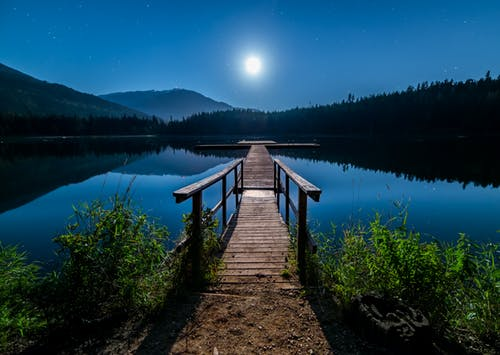
#> input picture pic_python.jpeg, 500 x 355 px
$ python Program1.py
#> lines starting #> are read from the running program, lines starting #| are printed output that depends on the picture
from PIL import Image

img = Image.open('pic_python.jpeg')
#> img is the input picture: PIL image 500x355 RGB; mean R, G, B 27.3, 64.6, 82.7
print(img)
#| <PIL.JpegImagePlugin.JpegImageFile image mode=RGB size=500x355 at 0x7FECA24865D0>

width,height = img.size
#> width = 500; height = 355
print(width,height)
#| 500 355
print(img.format)
#| JPEG
print(img.info)
#> (printed output is left out)
print(img.width)
#| 500
print(img.height)
#| 355
print(img.mode)
#| RGB

img.save("original_img.jpeg")

rotated_img = img.rotate(90)
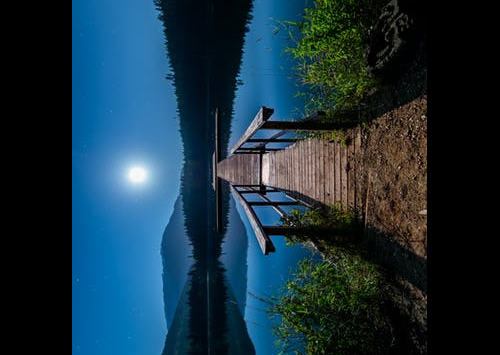
#> rotated_img: PIL image 500x355 RGB; mean R, G, B 24, 49.7, 63.4
rotated_img.save("rotated_img.jpeg")

area = (0,0,img.width/2,img.height/2)
#> area = (0, 0, 250, 177.5)
cropped_img = img.crop(area)
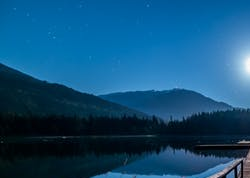
#> cropped_img: PIL image 250x178 RGB; mean R, G, B 17.5, 79, 118.7
cropped_img.save("cropped_img.jpeg")

width,height = img.size
resized_img = img.resize((int(width/2),int(height/2)))
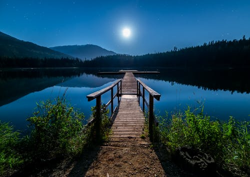
#> resized_img: PIL image 250x177 RGB; mean R, G, B 27.3, 64.6, 82.7
resized_img.save("resized_img.jpeg")


img2 = Image.open("pic_python2.jpeg")
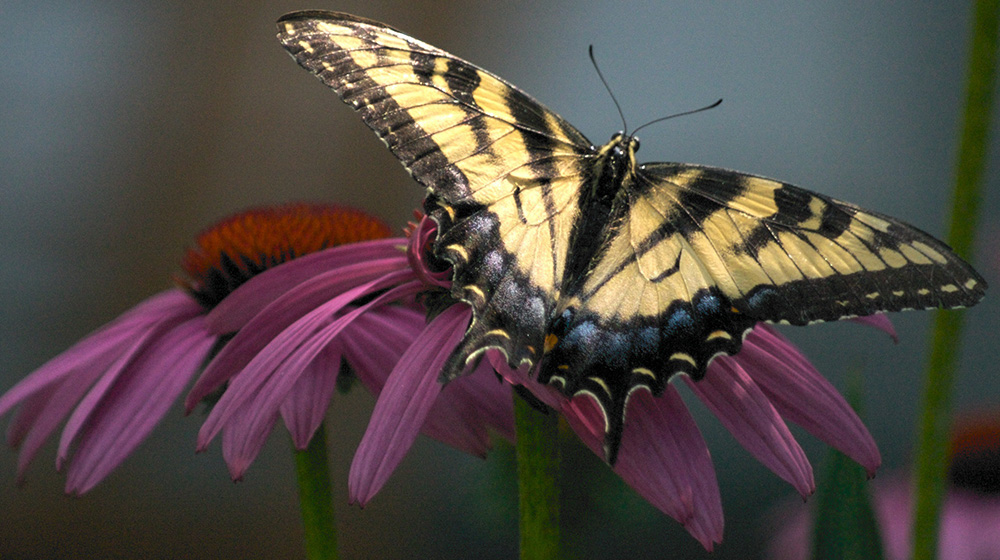
#> input picture pic_python2.jpeg, 1000 x 560 px
#> img2 is the input picture: PIL image 1000x560 RGB; mean R, G, B 82.5, 74.3, 70.1
print(img2.size)
#| (1000, 560)
resized_img2 = img2.resize(((img.width),(img.height)))
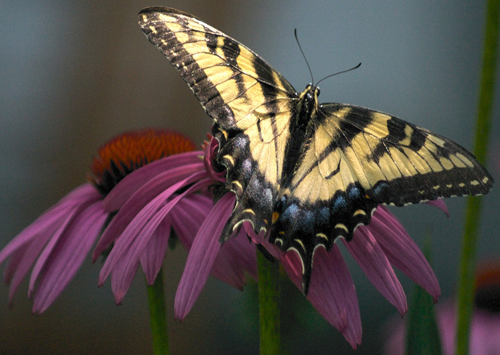
#> resized_img2: PIL image 500x355 RGB; mean R, G, B 82.5, 74.3, 70.1
resized_img2.save("resized2ndImg.jpeg")
img.paste(resized_img2,(100,100))
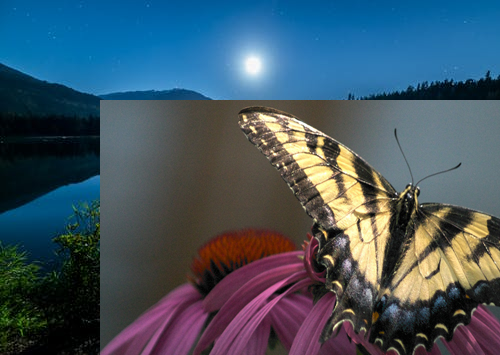
#> img: PIL image 500x355 RGB; mean R, G, B 65.9, 85.1, 98.3
img.save("pasted_img.jpeg")

img = Image.open("pic_python.jpeg")
print(img.histogram())
#> (printed output is left out)

transposed_img = img.transpose(Image.FLIP_TOP_BOTTOM)
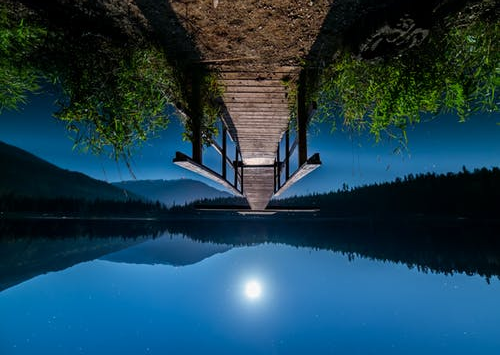
#> transposed_img: PIL image 500x355 RGB; mean R, G, B 27.3, 64.6, 82.7
transposed_img.save("transposed_img.jpeg")

print(img.split())
#| (<PIL.Image.Image image mode=L size=500x355 at 0x7FECA2490CD0>, <PIL.Image.Image image mode=L size=500x355 at 0x7FECA2490DD0>, <PIL.Image.Image image mode=L size=500x355 at 0x7FECA2490FD0>)
